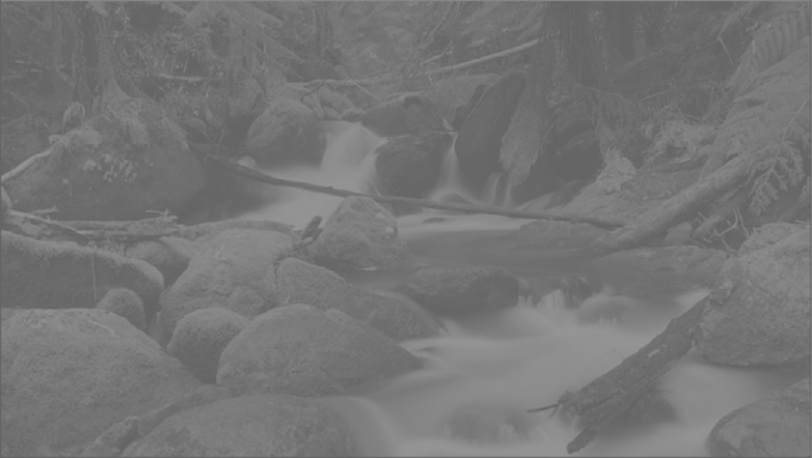
#> input picture 04_histo_alumnos/input_low.jpg, 812 x 458 px, found by its file name
$ python autocontrast.py
#> lines starting #> are read from the running program, lines starting #| are printed output that depends on the picture
import matplotlib.pyplot as plt
import argparse
import cv2
import numpy as np

ap = argparse.ArgumentParser()
ap.add_argument(
    "-i",
    "--image",
    default="/Users/svo/Documents/qoop.Ai_GitHub/OpenCV/04_histo_alumnos/input_low.jpg",
    help="Path to the input image"
)
ap.add_argument("-o", "--output", required=False, help="Name to the output image")
arg = ap.parse_args()
args = vars(arg)

#reading the input image as it is
input_image = cv2.imread(args["image"],cv2.IMREAD_UNCHANGED)
#> input_image is the input picture: shape (458, 812); min 97, max 150, mean 117.3
#number of channels
if(len(input_image.shape) == 2):
    n_channels = 1
else:
    n_channels = 3

if n_channels == 1:
    image = input_image
else:
    image = cv2.cvtColor(input_image, cv2.COLOR_BGR2RGB)


#autocontrast is computed
a_low = image.min()
#> a_low = 97
a_high = image.max()
#> a_high = 150
c = 255 / (a_high - a_low)
#> c = 4.81
image_autoc = np.array((image - a_low) * c, dtype='uint8')
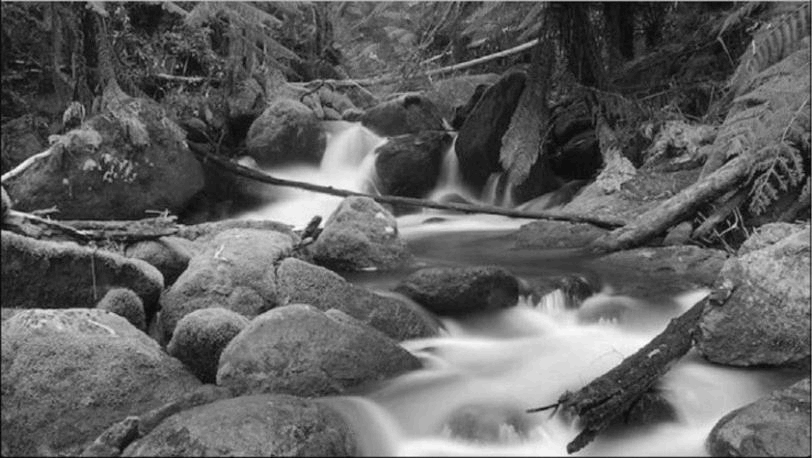
#> image_autoc: shape (458, 812); min 0, max 254, mean 97.3
hist_autoc = cv2.calcHist([image_autoc], [0], None, [256], [0, 256])
#> hist_autoc = 256 values, max 14243 at index 91, min 0 at index 1, mean 1452.7

#se guarda el archivo de salida
if arg.output:
    if n_channels == 3:
        cv2.imwrite(args["output"], cv2.cvtColor(image_autoc,cv2.COLOR_RGB2BGR))
    else:
        cv2.imwrite(args["output"], image_autoc)

#se genera una figura para mostrar los resultados con matplotlib
fig=plt.figure(figsize=(14,10))
#se maqueta el diseño del grafico
ax1=fig.add_subplot(2,2,1)
ax2=fig.add_subplot(2,2,2)
ax3=fig.add_subplot(2,2,3)
ax4=fig.add_subplot(2,2,4)


#se dibuja el histograma de imagen original
if n_channels == 1:
    #se dibuja la imagen original
    img = cv2.merge([image, image, image])
    ax1.imshow(img, cmap='gray')
    ax1.set_title('Original image')
    hist = cv2.calcHist([image], [0], None, [256], [0, 256])
#> hist = 256 values, max 14243 at index 116, min 0 at index 0, mean 1452.7
    ax2.plot(hist)
else:
    #se dibuja la imagen original
    ax1.imshow(image)
    ax1.set_title('Original image')
    colors = ("r", "g", "b")
    chans = cv2.split(image)
    for (chan, color) in zip (chans, colors):
        hist = cv2.calcHist([chan], [0], None, [256], [0, 256])
        ax2.plot(hist, color = color)
ax2.set_title('Histogram')

#se dibuja el histograma de la imagen corregida
if n_channels == 1:
    #se dibuja la imagen corregida
    ax3.imshow(image_autoc, cmap='gray')
    ax3.set_title('Autocontrast')
    hist = cv2.calcHist([image_autoc], [0], None, [256], [0, 256])
#> hist has the same summary as hist_autoc
    ax4.plot(hist)
else:
    #se dibuja la imagen corregida
    ax3.imshow(image_autoc)
    ax3.set_title('Autocontrast')
    colors = ("r", "g", "b")
    chans = cv2.split(image_autoc)
    for (chan, color) in zip (chans, colors):
        hist = cv2.calcHist([chan], [0], None, [256], [0, 256])
        ax4.plot(hist, color = color)

ax4.set_title('Autocontrast Histogram')

plt.show()
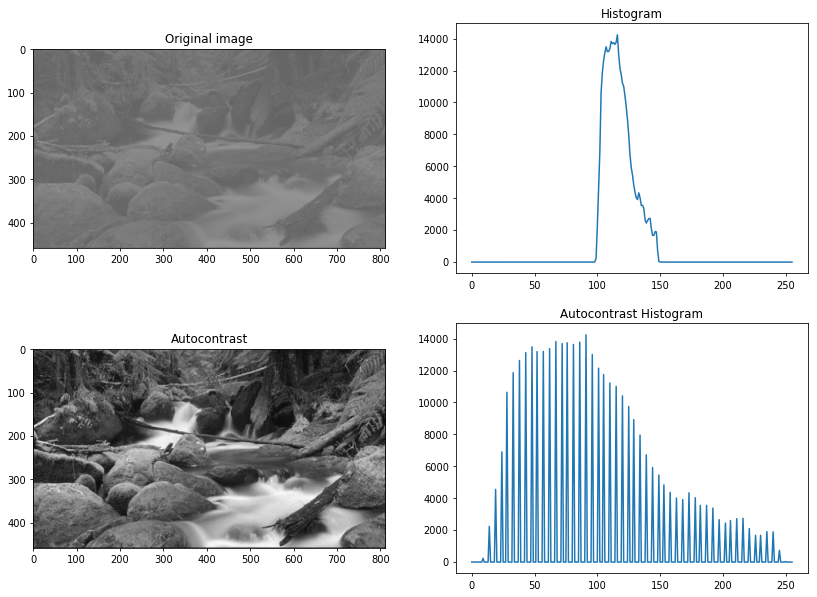
#> figure drawn by matplotlib, 4 panels; panel 2: curve peaks at x = 116, y = 14243; panel 4: curve peaks at x = 91, y = 14243
